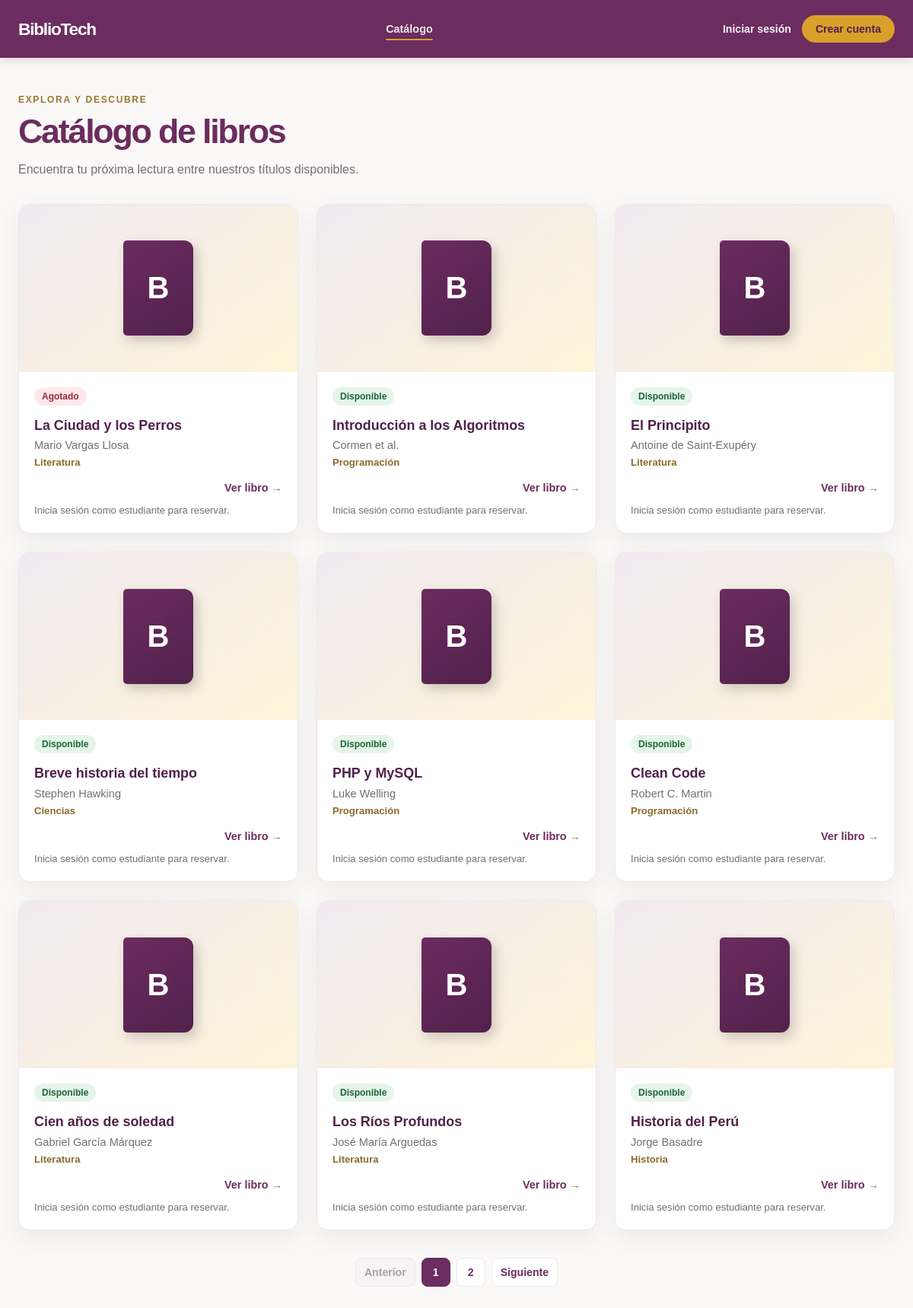
/catalogo, run on the app's committed database.
### tables this page shows
CREATE TABLE IF NOT EXISTS libros (
    id               BIGINT UNSIGNED NOT NULL AUTO_INCREMENT,
    titulo           VARCHAR(255) NOT NULL,
    autor            VARCHAR(180) NOT NULL,
    isbn             VARCHAR(20) NOT NULL,
    id_categoria     BIGINT UNSIGNED NOT NULL,
    editorial        VARCHAR(150) NULL,
    anio             SMALLINT UNSIGNED NULL,
    portada_url      VARCHAR(500) NULL,
    sinopsis         TEXT NULL,
    stock_total      INT UNSIGNED NOT NULL DEFAULT 1,
    stock_disponible INT UNSIGNED NOT NULL DEFAULT 1,
    created_at       TIMESTAMP NOT NULL DEFAULT CURRENT_TIMESTAMP,
    updated_at       TIMESTAMP NOT NULL DEFAULT CURRENT_TIMESTAMP ON UPDATE CURRENT_TIMESTAMP,
    PRIMARY KEY (id),
    UNIQUE KEY uq_libros_isbn (isbn),
    KEY idx_libros_categoria (id_categoria),
    CONSTRAINT fk_libros_categoria FOREIGN KEY (id_categoria) REFERENCES categorias (id)
);

CREATE TABLE IF NOT EXISTS categorias (
    id          BIGINT UNSIGNED NOT NULL AUTO_INCREMENT,
    nombre      VARCHAR(100) NOT NULL,
    descripcion TEXT NULL,
    created_at  TIMESTAMP NOT NULL DEFAULT CURRENT_TIMESTAMP,
    updated_at  TIMESTAMP NOT NULL DEFAULT CURRENT_TIMESTAMP ON UPDATE CURRENT_TIMESTAMP,
    PRIMARY KEY (id),
    UNIQUE KEY uq_categorias_nombre (nombre)
);

### app/Controllers/CatalogoController.php (called while the page is built, shortened)
<?php
final class CatalogoController
{
    public function index(): void
    {
        $requestedPage = filter_input(INPUT_GET, 'pagina', FILTER_VALIDATE_INT);
        $pageData = (new Libro())->obtenerTodos(max(1, $requestedPage === false || $requestedPage === null ? 1 : $requestedPage));
        $canReserve = $this->isStudent();
        require dirname(__DIR__) . '/Views/estudiante/catalogo.php';
    }
    private function isStudent(): bool
    {
        $user = $_SESSION['user'] ?? null;
        return is_array($user)
            && isset($user['id'])
            && (int) $user['id'] > 0
            && ($user['rol'] ?? '') === 'estudiante';
    }
}

### app/Core/Router.php (called while the page is built, shortened)
<?php
final class Router
{
    private array $routes = [];
    public function dispatch(string $method, string $requestUri): void
    {
        $path = parse_url($requestUri, PHP_URL_PATH);
        $path = '/' . trim($path, '/');
        $handler = $this->routes[strtoupper($method)][$path] ?? null;
        $handler();
    }
    private function add(string $method, string $path, callable $handler): void
    {
        $normalizedPath = '/' . trim($path, '/');
        $this->routes[$method][$normalizedPath] = $handler;
    }
}

### index.php (called while the page is built, shortened)
<?php
spl_autoload_register(static function (string $class): void {
    $prefix = 'App\\';
    $relativeClass = substr($class, strlen($prefix));
    $file = __DIR__ . '/app/' . str_replace('\\', '/', $relativeClass) . '.php';
});
$auth = new AuthController();
$dashboard = new DashboardController();
$catalogo = new CatalogoController();
$reservas = new ReservaController();
$multas = new MultaController();
$router = new Router();
$router->get('/', [$auth, 'index']);
$router->get('/login', [$auth, 'showLogin']);
$router->post('/login', [$auth, 'login']);
$router->get('/register', [$auth, 'showRegister']);
$router->post('/register', [$auth, 'register']);
$router->post('/logout', [$auth, 'logout']);
$router->get('/home', [$dashboard, 'showHome']);
$router->get('/catalogo', [$catalogo, 'index']);
$router->get('/catalogo/show', [$catalogo, 'show']);
$router->get('/mis-reservas', [$reservas, 'index']);
$router->post('/reservas/crear', [$reservas, 'crear']);
$router->post('/reservas/cancelar', [$reservas, 'cancelar']);
$router->get('/mis-multas', [$multas, 'index']);
$router->post('/mis-multas/pagar', [$multas, 'pagar']);
try {
    $router->dispatch($_SERVER['REQUEST_METHOD'] ?? 'GET', $_SERVER['REQUEST_URI'] ?? '/');
} catch (Throwable $exception) {
    error_log((string) $exception);
    http_response_code(500);
    echo 'Ocurrió un error interno. Inténtalo de nuevo más tarde.';
}

### app/Core/Url.php (called while the page is built, shortened)
<?php
final class Url
{
    private static string $basePath = '';
    public static function setBasePath(string $basePath): void
    {
        self::$basePath = rtrim($basePath, '/');
    }
    public static function to(string $path): string
    {
        return self::$basePath . '/' . ltrim($path, '/');
    }
}

### app/Core/Database.php (called while the page is built, shortened)
<?php
final class Database
{
    private static ?PDO $connection = null;
    public static function connection(): PDO
    {
        if (self::$connection === null) {
            $host = getenv('DB_HOST') ?: '127.0.0.1';
            $database = getenv('DB_NAME') ?: 'bdbibliotech';
            $username = getenv('DB_USER') ?: 'root';
            $password = getenv('DB_PASSWORD') ?: '';
            $dsn = sprintf('mysql:host=%s;dbname=%s;charset=utf8mb4', $host, $database);
            self::$connection = new PDO($dsn, $username, $password, [
                PDO::ATTR_ERRMODE => PDO::ERRMODE_EXCEPTION,
                PDO::ATTR_DEFAULT_FETCH_MODE => PDO::FETCH_ASSOC,
                PDO::ATTR_EMULATE_PREPARES => false,
            ]);
        }
        return self::$connection;
    }
}

### app/Models/Libro.php (called while the page is built, shortened)
<?php
final class Libro
{
    private PDO $db;
    public function __construct(?PDO $db = null)
    {
        $this->db = $db ?? Database::connection();
    }
    public function obtenerTodos(int $pagina = 1, int $porPagina = 9): array
    {
        $pagina = max(1, $pagina);
        $porPagina = max(1, min(48, $porPagina));
        $count = $this->db->prepare('SELECT COUNT(*) FROM libros');
        $count->execute();
        $total = (int) $count->fetchColumn();
        $totalPaginas = max(1, (int) ceil($total / $porPagina));
        $pagina = min($pagina, $totalPaginas);
        $offset = ($pagina - 1) * $porPagina;
        $statement = $this->db->prepare(
            'SELECT l.id, l.titulo, l.autor, l.isbn, l.id_categoria, l.editorial,
                    l.anio, l.portada_url, l.sinopsis, l.stock_total, l.stock_disponible,
                    c.nombre AS categoria_nombre
             FROM libros l
             LEFT JOIN categorias c ON c.id = l.id_categoria
             ORDER BY l.id DESC
             LIMIT :limite OFFSET :desplazamiento'
        );
        $statement->bindValue(':limite', $porPagina, PDO::PARAM_INT);
        $statement->bindValue(':desplazamiento', $offset, PDO::PARAM_INT);
        $statement->execute();
        return [
            'libros' => $statement->fetchAll(),
            'total' => $total,
            'pagina' => $pagina,
            'totalPaginas' => $totalPaginas,
        ];
    }
}

### app/Views/estudiante/catalogo.php (the view, shortened to what this page needs)
<?php
$escape = static fn (string $value): string => htmlspecialchars($value, ENT_QUOTES | ENT_SUBSTITUTE, 'UTF-8');
$libros = $pageData['libros'];
?>
<!doctype html>
<html lang="es">
<head>
    <link rel="stylesheet" href="<?= $escape(Url::to('/assets/css/estudiante.css')) ?>">
</head>
<body>
<?php $activePage = 'catalogo'; require __DIR__ . '/_header.php'; ?>
<main class="student-main">
    <section class="page-intro">
        <p class="eyebrow">Explora y descubre</p>
        <h1>Catálogo de libros</h1>
        <p>Encuentra tu próxima lectura entre nuestros títulos disponibles.</p>
    </section>
    <?php if ($libros === []): ?>
        <div class="empty-state">
            <h2>Aún no hay libros en el catálogo</h2>
            <p>Vuelve pronto para descubrir nuevas lecturas.</p>
        </div>
    <?php else: ?>
        <section class="book-grid" aria-label="Libros del catálogo">
            <?php foreach ($libros as $libro): ?>
                <?php
                $bookId = (int) ($libro['id'] ?? 0);
                $stock = (int) ($libro['stock_disponible'] ?? 0);
                $available = $stock > 0;
                $title = (string) ($libro['titulo'] ?? 'Libro sin título');
                $author = (string) ($libro['autor'] ?? 'Autor no especificado');
                $category = (string) ($libro['categoria_nombre'] ?? 'Sin categoría');
                $cover = trim((string) ($libro['portada_url'] ?? ''));
                $detailsUrl = Url::to('/catalogo/show?id=' . $bookId);
                ?>
                <article class="book-card" id="libro-<?= $bookId ?>">
                    <div class="book-cover">
                        <?php if ($cover !== ''): ?>
                            <img src="<?= $escape($cover) ?>" alt="Portada de <?= $escape($title) ?>" loading="lazy">
                        <?php else: ?>
                            <span class="cover-placeholder" aria-hidden="true">B</span>
                        <?php endif; ?>
                    </div>
                    <div class="book-content">
                        <span class="availability <?= $available ? 'available' : 'unavailable' ?>">
                            <?= $available ? 'Disponible' : 'Agotado' ?>
                        </span>
                        <h2><?= $escape($title) ?></h2>
                        <p class="book-author"><?= $escape($author) ?></p>
                        <p class="book-category"><?= $escape($category) ?></p>
                        <a class="book-details" href="<?= $escape($detailsUrl) ?>">Ver libro <span aria-hidden="true">→</span></a>
                        <?php if ($canReserve && $available): ?>
                            <form class="reserve-form" action="<?= $escape(Url::to('/reservas/crear')) ?>" method="post">
                                <input type="hidden" name="_csrf_token" value="<?= $escape($csrfToken) ?>">
                                <input type="hidden" name="id_libro" value="<?= $bookId ?>">
                                <button class="button button-small" type="submit">Reservar libro</button>
                            </form>
                        <?php elseif (!$canReserve): ?>
                            <p class="reservation-hint">Inicia sesión como estudiante para reservar.</p>
                        <?php endif; ?>
                    </div>
                </article>
            <?php endforeach; ?>
        </section>
        <?php if ($pageData['totalPaginas'] > 1): ?>
            <nav class="pagination" aria-label="Paginación del catálogo">
                <?php if ($pageData['pagina'] > 1): ?>
                    <a class="page-link" href="<?= $escape(Url::to('/catalogo?pagina=' . ($pageData['pagina'] - 1))) ?>">Anterior</a>
                <?php else: ?>
                    <span class="page-link disabled" aria-disabled="true">Anterior</span>
                <?php endif; ?>
                <?php for ($page = 1; $page <= $pageData['totalPaginas']; $page++): ?>
                    <?php if (abs($page - $pageData['pagina']) <= 2 || $page === 1 || $page === $pageData['totalPaginas']): ?>
                        <a class="page-number <?= $page === $pageData['pagina'] ? 'current' : '' ?>"
                           href="<?= $escape(Url::to('/catalogo?pagina=' . $page)) ?>"
                           <?= $page === $pageData['pagina'] ? 'aria-current="page"' : '' ?>><?= $page ?></a>
                    <?php elseif (abs($page - $pageData['pagina']) === 3): ?>
                        <span class="page-ellipsis" aria-hidden="true">…</span>
                    <?php endif; ?>
                <?php endfor; ?>
                <?php if ($pageData['pagina'] < $pageData['totalPaginas']): ?>
                    <a class="page-link" href="<?= $escape(Url::to('/catalogo?pagina=' . ($pageData['pagina'] + 1))) ?>">Siguiente</a>
                <?php else: ?>
                    <span class="page-link disabled" aria-disabled="true">Siguiente</span>
                <?php endif; ?>
            </nav>
        <?php endif; ?>
    <?php endif; ?>
</main>
</body>
</html>

### app/Views/estudiante/_header.php (shortened to what this page needs)
<?php
$escape = static fn (string $value): string => htmlspecialchars($value, ENT_QUOTES | ENT_SUBSTITUTE, 'UTF-8');
$userName = is_array($_SESSION['user'] ?? null)
    ? (string) ($_SESSION['user']['nombre'] ?? '')
    : '';
$userRole = is_array($_SESSION['user'] ?? null)
    ? (string) ($_SESSION['user']['rol'] ?? '')
    : '';
?>
<header class="student-header">
    <div class="student-header-inner">
        <a class="student-brand" href="<?= $escape(Url::to($userRole === 'estudiante' ? '/home' : '/catalogo')) ?>">BiblioTech</a>
        <nav class="student-nav" aria-label="Navegación principal">
            <a class="<?= $activePage === 'catalogo' ? 'active' : '' ?>" href="<?= $escape(Url::to('/catalogo')) ?>">Catálogo</a>
        </nav>
        <div class="student-account">
            <?php if ($userRole !== ''): ?>
                <span class="student-user-name"><?= $escape($userName) ?></span>
                <form action="<?= $escape(Url::to('/logout')) ?>" method="post">
                    <input type="hidden" name="_csrf_token" value="<?= $escape($csrfToken) ?>">
                    <button class="student-logout" type="submit">Salir</button>
                </form>
            <?php else: ?>
                <a class="student-user-name" href="<?= $escape(Url::to('/login')) ?>">Iniciar sesión</a>
                <a class="student-logout" href="<?= $escape(Url::to('/register')) ?>">Crear cuenta</a>
            <?php endif; ?>
        </div>
    </div>
</header>

### data on the page
libros: shows "B", stock_disponible "Agotado", titulo "La Ciudad y los Perros", autor "Mario Vargas Llosa", id_categoria.nombre "Literatura"
libros: shows "B", stock_disponible "Disponible", titulo "Introducción a los Algoritmos", autor "Cormen et al.", id_categoria.nombre "Programación"
libros: shows "B", stock_disponible "Disponible", titulo "El Principito", autor "Antoine de Saint-Exupéry", id_categoria.nombre "Literatura"
libros: shows "B", stock_disponible "Disponible", titulo "Breve historia del tiempo", autor "Stephen Hawking", id_categoria.nombre "Ciencias"
libros: shows "B", stock_disponible "Disponible", titulo "PHP y MySQL", autor "Luke Welling", id_categoria.nombre "Programación"
libros: shows "B", stock_disponible "Disponible", titulo "Clean Code", autor "Robert C. Martin", id_categoria.nombre "Programación"
libros: shows "B", stock_disponible "Disponible", titulo "Cien años de soledad", autor "Gabriel García Márquez", id_categoria.nombre "Literatura"
libros: shows "B", stock_disponible "Disponible", titulo "Los Ríos Profundos", autor "José María Arguedas", id_categoria.nombre "Literatura"
libros: shows "B", stock_disponible "Disponible", titulo "Historia del Perú", autor "Jorge Basadre", id_categoria.nombre "Historia"
